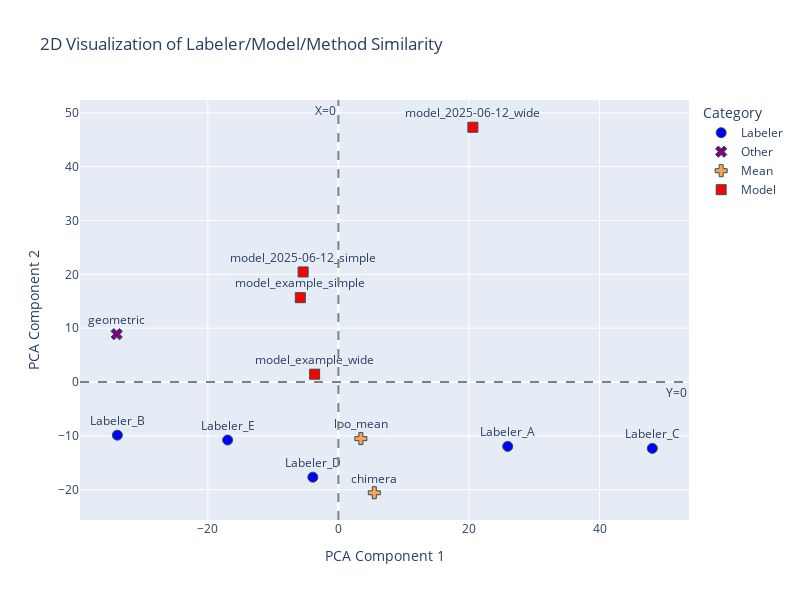

The code cell stored with this chart in its notebook:
### Markdown cell above
And finally, run a PCA (Principal Components Analysis) to see how much each labeler resembles eachother and the mean

### Code cell
rst.plot_PCA(evaluation_dict, make_discrete=False)

### Figure 1 — Plotly figure (JSON) as saved in the notebook; plotly's stock layout.template omitted (floating-point values rounded to 4 significant figures)
{"data": [{"hovertemplate": "<b>%{hovertext}</b><br><br>Type=Labeler<br>PCA Component 1=%{x}<br>PCA Component 2=%{y}<br>Label=%{text}<extra></extra>", "hovertext": ["Labeler_A", "Labeler_B", "Labeler_C", "Labeler_D", "Labeler_E"], "legendgroup": "Labeler", "marker": {"color": "blue", "line": {"color": "DarkSlateGrey", "width": 1}, "size": 10, "symbol": "circle"}, "mode": "markers+text", "name": "Labeler", "orientation": "v", "showlegend": true, "text": ["Labeler_A", "Labeler_B", "Labeler_C", "Labeler_D", "Labeler_E"], "textposition": "top center", "type": "scatter", "x": [25.94, -33.86, 48.09, -3.916, -16.97], "xaxis": "x", "y": [-11.97, -9.88, -12.34, -17.68, -10.79], "yaxis": "y"}, {"hovertemplate": "<b>%{hovertext}</b><br><br>Type=Other<br>PCA Component 1=%{x}<br>PCA Component 2=%{y}<br>Label=%{text}<extra></extra>", "hovertext": ["geometric"], "legendgroup": "Other", "marker": {"color": "purple", "line": {"color": "DarkSlateGrey", "width": 1}, "size": 10, "symbol": "x"}, "mode": "markers+text", "name": "Other", "orientation": "v", "showlegend": true, "text": ["geometric"], "textposition": "top center", "type": "scatter", "x": [-33.96], "xaxis": "x", "y": [8.885], "yaxis": "y"}, {"hovertemplate": "<b>%{hovertext}</b><br><br>Type=Mean<br>PCA Component 1=%{x}<br>PCA Component 2=%{y}<br>Label=%{text}<extra></extra>", "hovertext": ["chimera", "loo_mean"], "legendgroup": "Mean", "marker": {"color": "#FFA15A", "line": {"color": "DarkSlateGrey", "width": 1}, "size": 10, "symbol": "cross"}, "mode": "markers+text", "name": "Mean", "orientation": "v", "showlegend": true, "text": ["chimera", "loo_mean"], "textposition": "top center", "type": "scatter", "x": [5.501, 3.446], "xaxis": "x", "y": [-20.58, -10.52], "yaxis": "y"}, {"hovertemplate": "<b>%{hovertext}</b><br><br>Type=Model<br>PCA Component 1=%{x}<br>PCA Component 2=%{y}<br>Label=%{text}<extra></extra>", "hovertext": ["model_example_simple", "model_example_wide", "model_2025-06-12_simple", "model_2025-06-12_wide"], "legendgroup": "Model", "marker": {"color": "red", "line": {"color": "DarkSlateGrey", "width": 1}, "size": 10, "symbol": "square"}, "mode": "markers+text", "name": "Model", "orientation": "v", "showlegend": true, "text": ["model_example_simple", "model_example_wide", "model_2025-06-12_simple", "model_2025-06-12_wide"], "textposition": "top center", "type": "scatter", "x": [-5.834, -3.639, -5.401, 20.6], "xaxis": "x", "y": [15.66, 1.445, 20.44, 47.32], "yaxis": "y"}], "layout": {"annotations": [{"showarrow": false, "text": "Y=0", "x": 1, "xanchor": "right", "xref": "x domain", "y": 0, "yanchor": "top", "yref": "y"}, {"showarrow": false, "text": "X=0", "x": 0, "xanchor": "right", "xref": "x", "y": 1, "yanchor": "top", "yref": "y domain"}], "height": 600, "legend": {"title": {"text": "Category"}, "tracegroupgap": 0}, "shapes": [{"line": {"color": "gray", "dash": "dash"}, "type": "line", "x0": 0, "x1": 1, "xref": "x domain", "y0": 0, "y1": 0, "yref": "y"}, {"line": {"color": "gray", "dash": "dash"}, "type": "line", "x0": 0, "x1": 0, "xref": "x", "y0": 0, "y1": 1, "yref": "y domain"}], "showlegend": true, "title": {"text": "2D Visualization of Labeler/Model/Method Similarity"}, "width": 800, "xaxis": {"anchor": "y", "domain": [0, 1], "title": {"text": "PCA Component 1"}}, "yaxis": {"anchor": "x", "domain": [0, 1], "title": {"text": "PCA Component 2"}}}}
